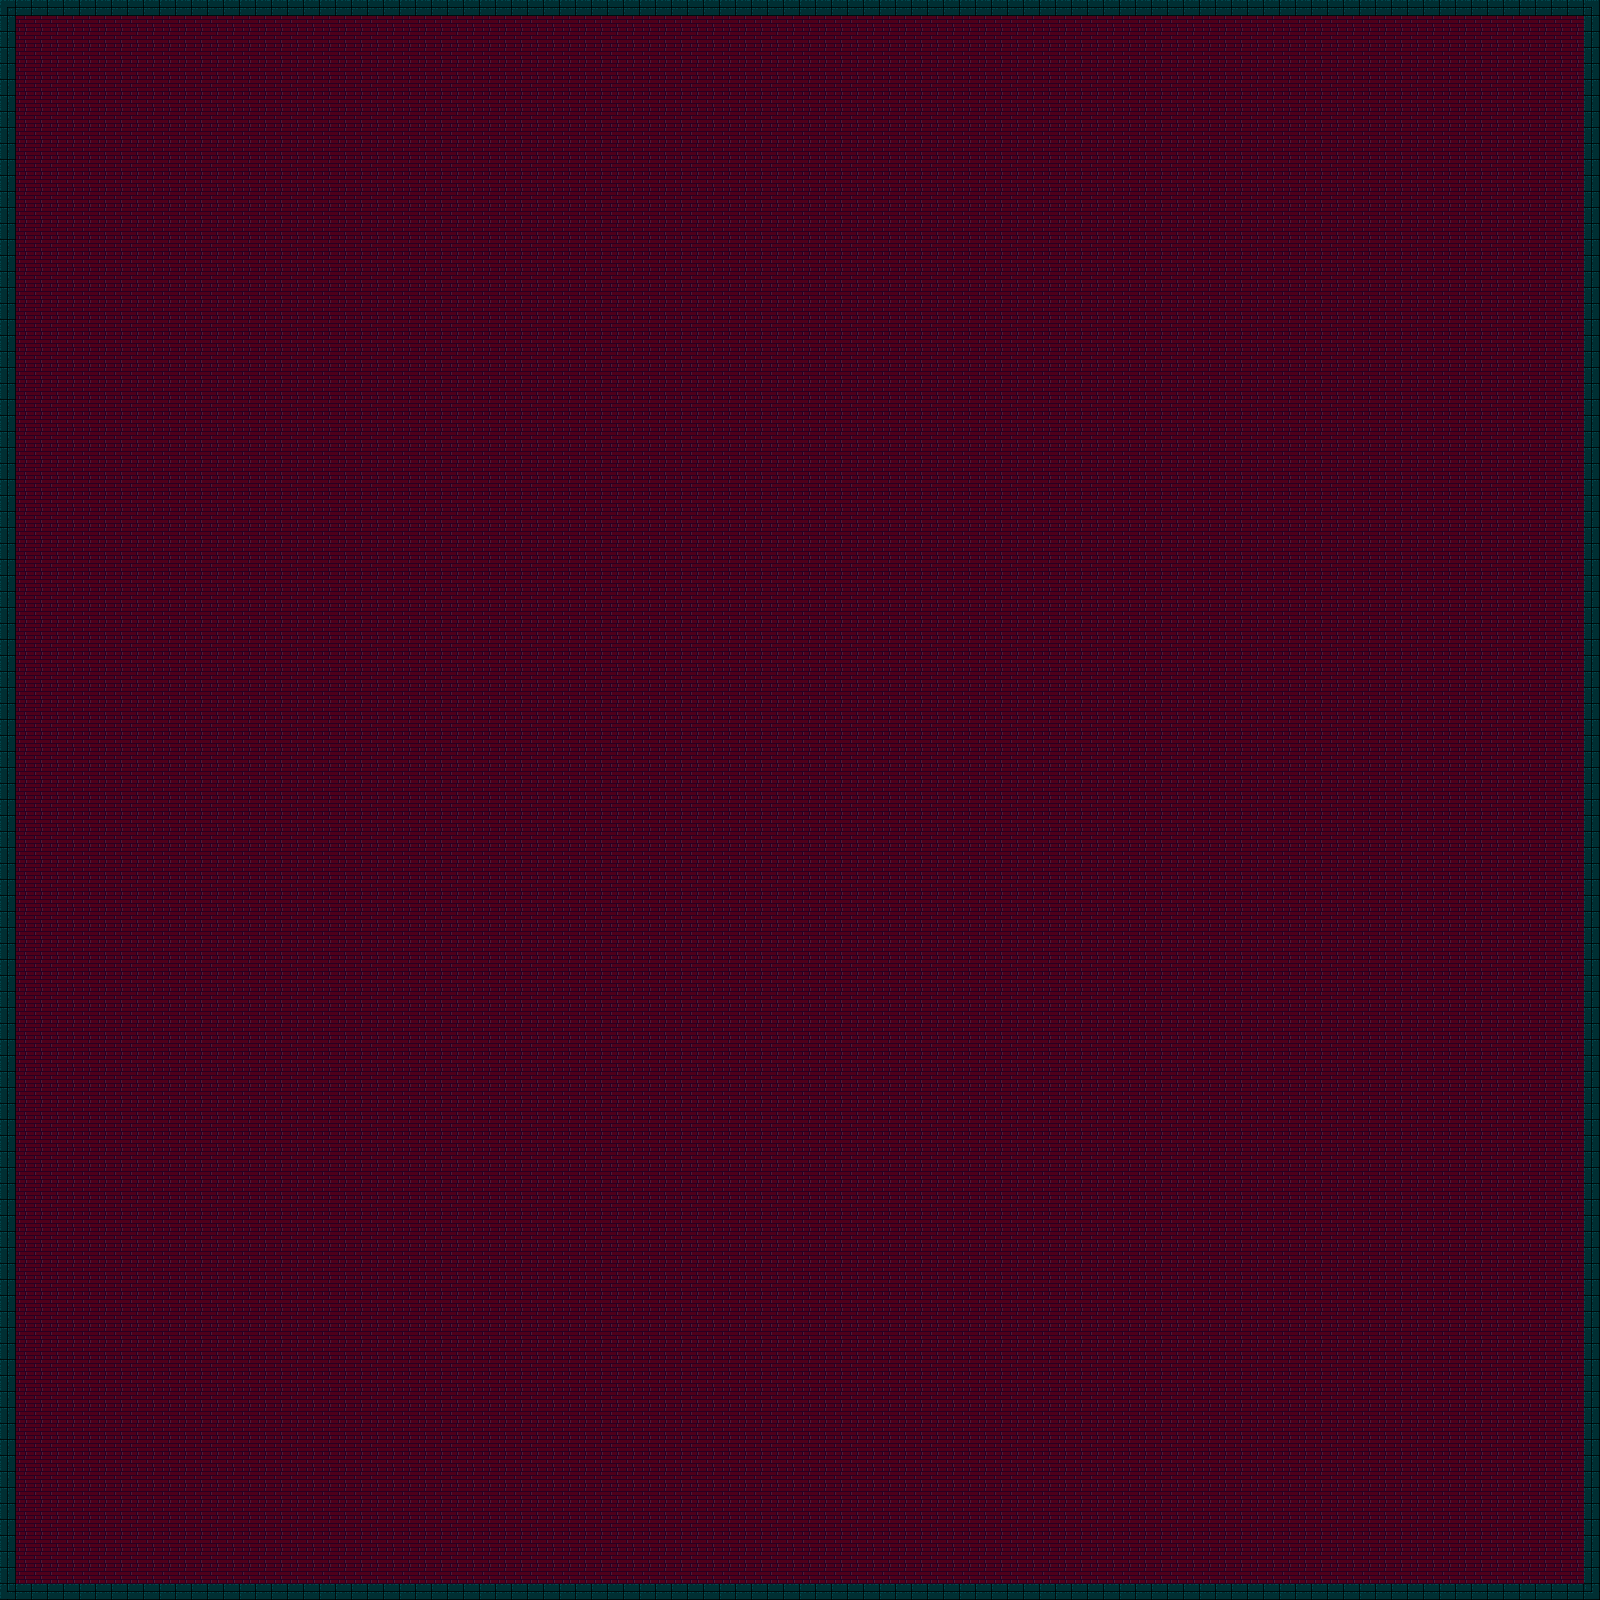

A level layout from a 2D game, rendered from its tile map. Below: a short description, then the map file with tile-grid data replaced by summaries:
An orthogonal 100x100 tile map with 16x16 px tiles, 1 tile layer (Tile) and 8 objects (8x Obstacle).

<map version="1.10" tiledversion="1.10.1" orientation="orthogonal" renderorder="right-down" width="100" height="100" tilewidth="16" tileheight="16" infinite="0" nextlayerid="6" nextobjectid="19">
 <tileset firstgid="1" name="8T4eT1" tilewidth="16" tileheight="16" tilecount="9300" columns="93">
  <image source="8T4eT1.png" width="1500" height="1600" />
 </tileset>
 <layer id="1" name="Tile" width="100" height="100">
  <data>[10000 cells, 10000 non-empty, 7 distinct tile ids]</data>
 </layer>
 <objectgroup id="5" name="Object">
  <object id="8" type="Obstacle" x="16" y="0" width="1568" height="16" />
  <object id="10" type="Obstacle" x="0" y="16" width="16" height="1568" />
  <object id="11" type="Obstacle" x="16" y="1584" width="1568" height="16" />
  <object id="12" type="Obstacle" x="1584" y="16" width="16" height="1568" />
  <object id="13" type="Obstacle" x="1584" y="1584" width="16" height="16" />
  <object id="16" type="Obstacle" x="1584" y="0" width="16" height="16" />
  <object id="17" type="Obstacle" x="0" y="0" width="16" height="16" />
  <object id="18" type="Obstacle" x="0" y="1584" width="16" height="16" />
 </objectgroup>
</map>
